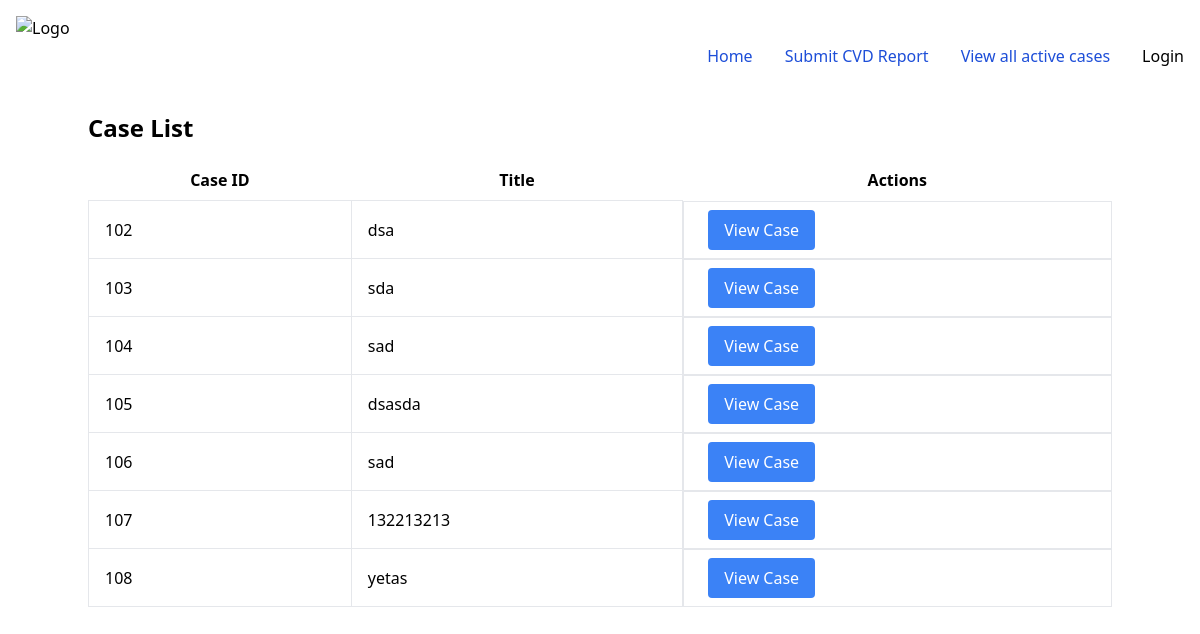
Page /cases/ on the earlier database version.
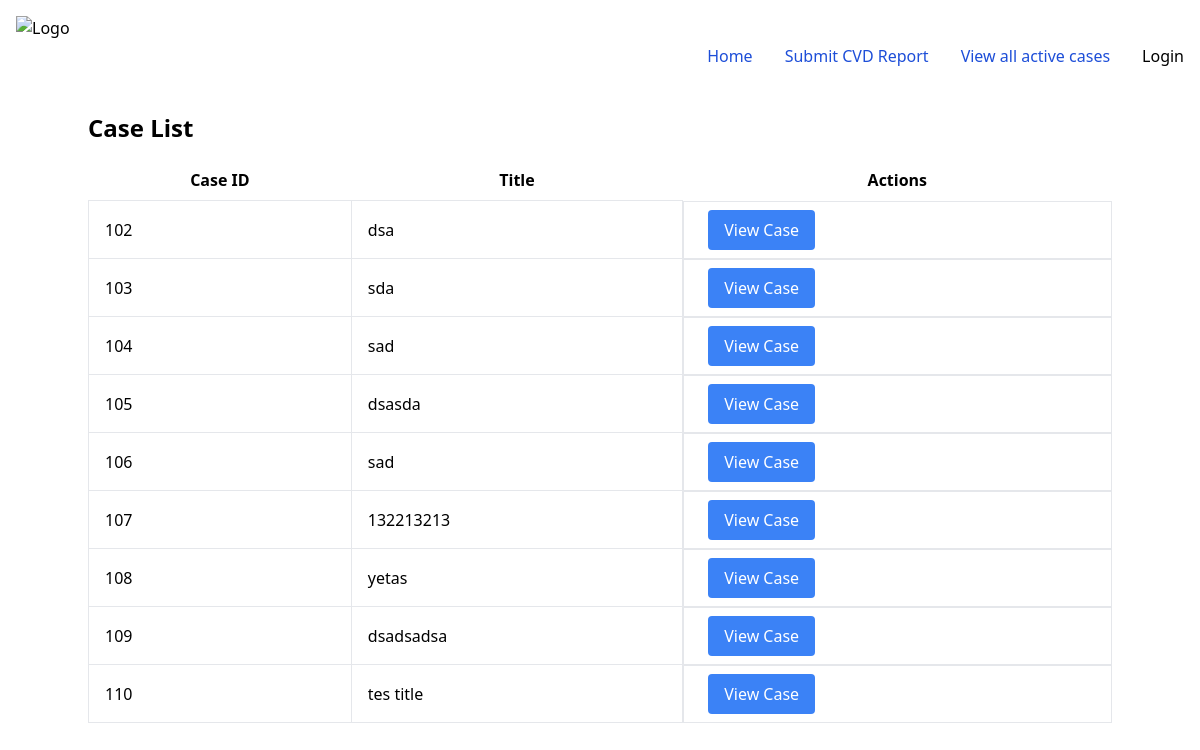
Same page on the later database version.
### cases_service/models.py (models this page shows, shortened)
class Case(models.Model):
    title = models.CharField(max_length=200)
    description = models.TextField()

### cases_service/views.py (the view)
# urls.py: path("", views.CaseListView.as_view(), name='case_list'),
class CaseListView(generic.ListView):
    model = Case
    template_name = 'cases_service/case_list.html'
    context_object_name = 'cases'
    def get_queryset(self):
        return Case.objects.all()

### cases_service/templates/cases_service/case_list.html (shortened to what this page needs)
{% extends 'base_app/base.html' %} {% block title %}Case List{% endblock %}
{%block content %}
<h1 class="text-2xl font-bold mb-4">Case List</h1>
<table class="table-auto w-full">
  <thead>
    <tr>
      <th class="px-4 py-2">Case ID</th>
      <th class="px-4 py-2">Title</th>
      <th class="px-4 py-2">Actions</th>
    </tr>
  </thead>
  <tbody>
    {% for case in cases %}
    <tr>
      <td class="border px-4 py-2">{{ case.id }}</td>
      <td class="border px-4 py-2">{{ case.title }}</td>
      <td class="border px-4 py-2 flex items-center">
        <a
          href="{% url 'cases_service:case_detail' case.id %}"
          class="ml-2 bg-blue-500 text-white py-2 px-4 rounded hover:bg-blue-700"
        >
          View Case
        </a>
      </td>
    </tr>
    {% endfor %}
  </tbody>
</table>
{% endblock %}

Differences in the rows shown:
added Case: id "109", title "dsadsadsa"
added Case: id "110", title "tes title"
